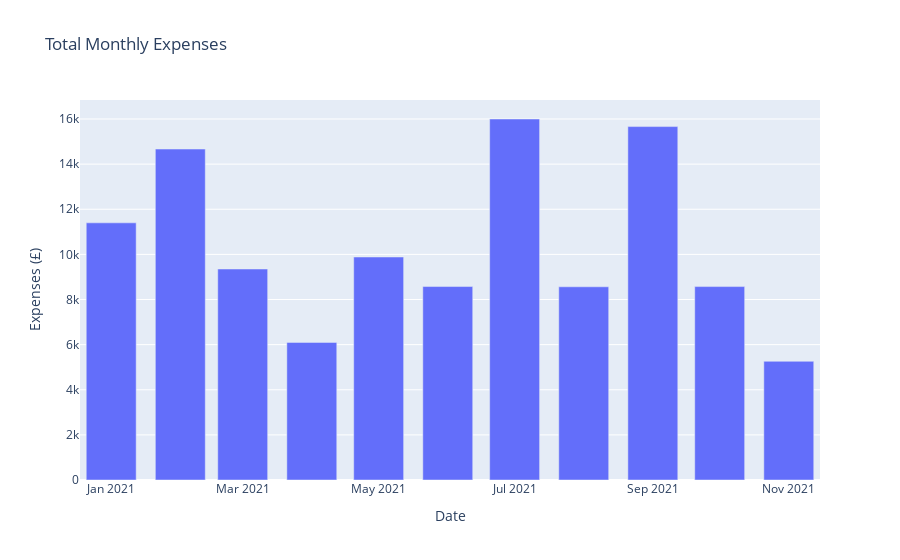

This figure's notebook cell:
### Code cell
df_x = df[(df.Category != "Chris Income") & (df.Category != "Emma Income") 
       & (df.Category != "Rental Income") &(df.Category != "EWA" )].copy() 
df_x['Amount'] = df.Amount*(-1) 
Total_Monthly_Expenses_Table = df_x.groupby('year_month')['Amount'].sum().reset_index(name = 'sum')
Total_Monthly_Expenses_Chart = px.bar(Total_Monthly_Expenses_Table, x = "year_month", y = "sum", title = "Total Monthly Expenses")
Total_Monthly_Expenses_Chart.update_yaxes(title = 'Expenses (£)', visible = True, showticklabels = True)
Total_Monthly_Expenses_Chart.update_xaxes(title = 'Date', visible = True, showticklabels = True)
Total_Monthly_Expenses_Chart.show()

### Figure 1 — Plotly figure (JSON) as saved in the notebook; plotly's stock layout.template omitted (floating-point values rounded to 4 significant figures)
{"data": [{"alignmentgroup": "True", "hovertemplate": "year_month=%{x}<br>sum=%{y}<extra></extra>", "legendgroup": "", "marker": {"color": "#636efa", "pattern": {"shape": ""}}, "name": "", "offsetgroup": "", "orientation": "v", "showlegend": false, "textposition": "auto", "type": "bar", "x": ["2021-01", "2021-02", "2021-03", "2021-04", "2021-05", "2021-06", "2021-07", "2021-08", "2021-09", "2021-10", "2021-11"], "xaxis": "x", "y": [11400.0, 14670.0, 9352.0, 6099.0, 9884.0, 8574, 16000.0, 8564.0, 15660.0, 8572.0, 5261.0], "yaxis": "y"}], "layout": {"barmode": "relative", "legend": {"tracegroupgap": 0}, "title": {"text": "Total Monthly Expenses"}, "xaxis": {"anchor": "y", "domain": [0, 1], "showticklabels": true, "title": {"text": "Date"}, "visible": true}, "yaxis": {"anchor": "x", "domain": [0, 1], "showticklabels": true, "title": {"text": "Expenses (£)"}, "visible": true}}}
